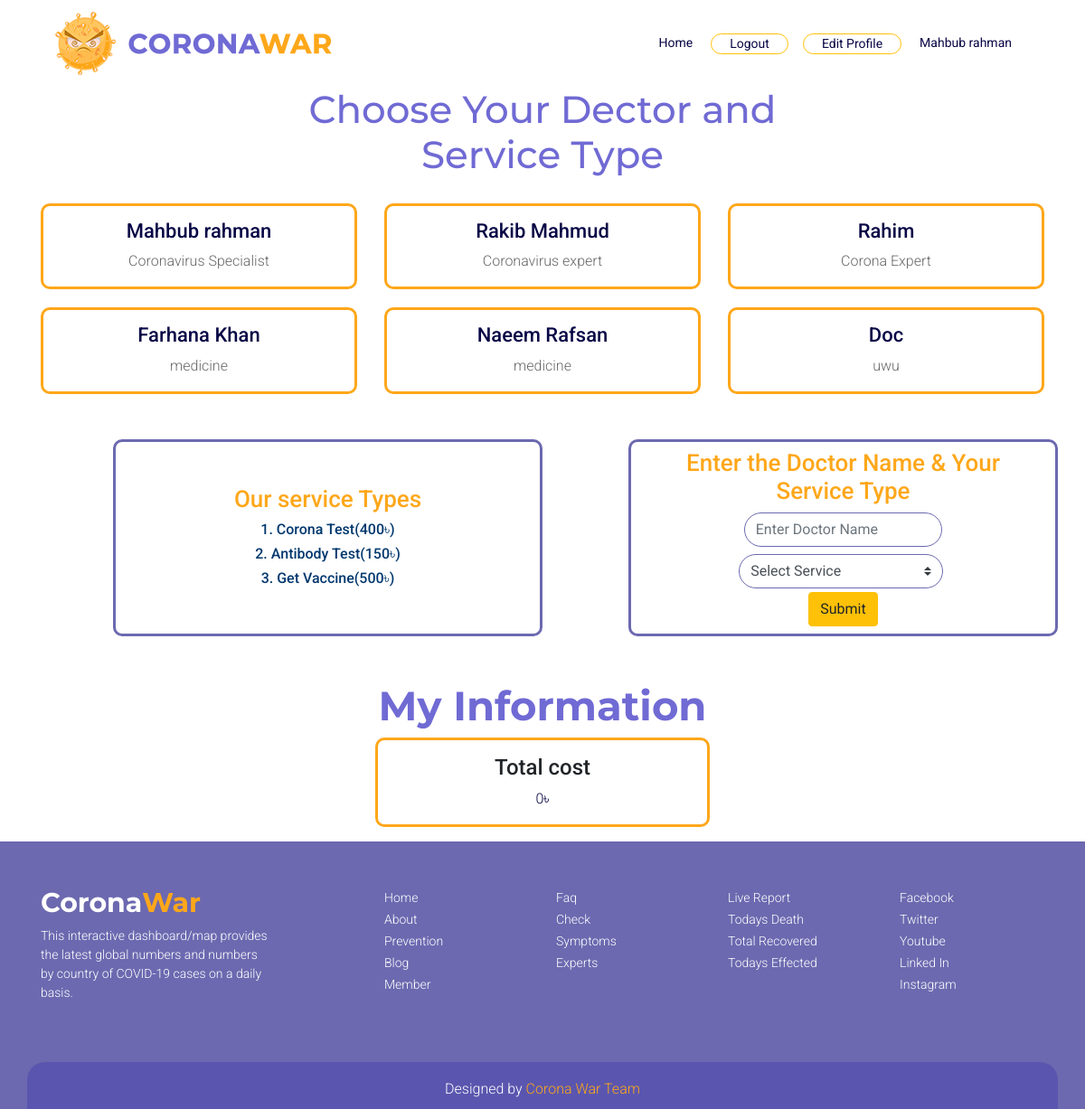
Page /patient.php (signed in) on the committed database.
### tables this page shows
CREATE TABLE `doctors` (
  `ID` int(11) NOT NULL,
  `NAME` varchar(255) NOT NULL,
  `TYPE` varchar(255) NOT NULL,
  `EMAIL` varchar(255) NOT NULL,
  `PASS` int(11) NOT NULL
);

### patient.php (the view, shortened to what this page needs)
<?php
include("dataconfig.php");
$selectsql="SELECT * FROM doctors";
$conn->query($selectsql);
$result_doc=$conn->query($selectsql);
$sum=0;
?>
<!DOCTYPE html>
<html lang="en">
<head>
	<link rel="stylesheet" href="fontawesome/css/all.css">
	<link rel="stylesheet" href="css/bootstrap.css">
	<link rel="stylesheet" href="css/patient.css">
	<link rel="stylesheet" href="css/media.css">
</head>
<body>
	<header>
		<div class="container">
      <nav class="navbar navbar-expand-lg navbar-light">
        <a class="navbar-brand l_img" href="index.php">
          <img class="img-fluid" src="images/logo.png" alt="logo">
        </a>
        <div class="collapse navbar-collapse menu" id="navbarNav">
          <ul class="navbar-nav ml-auto">
            <li class="nav-item active">
              <a class="nav-link" href="index.php">Home</a>
            </li>
            <li class="nav-item border rounded-pill border-warning float-left">
              <a class="nav-link" href="logout.php">Logout</a>
            </li>
            <li class="nav-item border rounded-pill border-warning float-left ml-3">
              <a class="nav-link" href="patientEditProfile.php" >Edit Profile</a>
            </li>
            <li class="nav-item float-left">
              <a class="nav-link" href="#">
                <?php
                echo isset($_SESSION['username'])?$_SESSION['username']:"";
                ?>
              </a>
            </li>
          </ul>
        </div>
      </nav>
    </div>
  </header>
  <section class="meet" id="experts">
    <div class="container">
      <div class="row">
        <div class="offset-lg-3 col-lg-6 offset-md-3 col-md-8 text-center meet_title">
          <h1 class="custom_h1">Choose Your Dector and Service Type</h1>
        </div>
      </div>
      <div class="row">
        <?php while ($doctor=$result_doc->fetch_assoc()) {?>
          <div class="col-md-4 col-12 text-center c_padding">
            <div class="meet_content" >
                <h3><?php echo $doctor['NAME'];?></h3>
                <p><?php echo $doctor['TYPE'];?></p>
              </div>
          </div>
          <?php }?>
        </div>
        <div class="row">
          <div class="offset-1 col-md-5 col-12 text-center service_content">
            <div class="mt-5">
              <h3>Our service Types</h3>
            </div>
            <div>
              <h6>1. Corona Test(400৳)</h6>
              <h6>2. Antibody Test(150৳)</h6>
              <h6>3. Get Vaccine(500৳)</h6>
            </div>
          </div>
          <div class="offset-1 col-md-5 col-12 text-center service_content">
            <div class="mt-2">
              <h3>Enter the Doctor Name & Your Service Type</h3>
            </div>
            <div>
              <form action=" <?php echo $_SERVER['PHP_SELF'];?> " method="post">
                <input type="name" class="offset-3 form-control col-md-6 mt-2 c_form_control" name="dd_name" id="dd_name" aria-describedby="dd_name" placeholder="Enter Doctor Name" required>
                <div class="offset-2 col-md-7 mt-2">
                  <select name="test_type" id="test_type" class="custom-select ml-3 c_form_control">
                    <option selected>Select Service</option>
                  </select>
                </div>
                <button type="submit" name="add_info" class="btn btn-warning radious mt-1 mb-2">Submit</button>
              </form>
            </div>
          </div>
        </div>
      </div>
    </section>
    <section class="container">
      <div class="row">
        <div class="col-md-12">
          <h1 class="offset-lg-3 col-lg-6 offset-md-3 col-md-8 text-center meet_title custom_h1">My Information</h1>
        </div>
            </div>
            <div class="offset-4 mb-3 col-md-4 text-center p_list">
              <h4 class="offset-lg-3 mt-3 col-lg-6 offset-md-3 col-md-8  meet_title custom_h4">Total cost</h4>
              <p class="custom_p"><?php echo $sum; ?>৳</p>
            </div>
          </section>
          <footer>
            <div class="container">
              <div class="row" style="padding-bottom: 50px;">
                <div class="col-lg-3 col-sm-12 col-12 coronawar">
                  <h3>Corona<span>War</span></h3>
                  <p>This interactive dashboard/map provides the latest global numbers and numbers by country of COVID-19 cases on a daily basis.</p>
                </div>
                <div class="offset-lg-1 col-lg-1 offset-md-2 col-md-1 offset-sm-2  col-sm-2 offset-1 col-5 f_contact">
                  <ul class="list-unstyled">
                    <li><a href="#home">Home</a></li>
                    <li><a href="#about">About</a></li>
                    <li><a href="#prenention">Prevention</a></li>
                    <li><a href="#blog">Blog</a></li>
                    <li><a href="#">Member</a></li>
                  </ul>
                </div>
                <div class="offset-md-1 col-md-1 offset-md-1 col-md-1 offset-sm-0 col-sm-2 offset-1 col-4 f_contact">
                  <ul class="list-unstyled">
                    <li><a href="#faq">Faq</a></li>
                    <li><a href="#">Check Symptoms</a></li>
                    <li><a href="index.php">Experts</a></li>
                  </ul>
                </div>
                <div class="offset-lg-1 col-lg-2 offset-md-1 col-md-3 offset-sm-0  col-sm-3 offset-1 col-5 f_contact">
                  <ul class="list-unstyled">
                    <li><a href="index.php">Live Report</a></li>
                    <li><a href="index.php">Todays Death</a></li>
                    <li><a href="index.php">Total Recovered</a></li>
                    <li><a href="index.php">Todays Effected</a></li>
                  </ul>
                </div>
                <div class="offset-lg-0 col-lg-1 offset-md-0 col-md-2 offset-sm-0  col-sm-2 offset-1  col-4 f_contact">
                  <ul class="list-unstyled">
                    <li><a href="#">Facebook</a></li>
                    <li><a href="#">Twitter</a></li>
                    <li><a href="#">Youtube</a></li>
                    <li><a href="#">Linked In</a></li>
                    <li><a href="#">Instagram</a></li>
                  </ul>
                </div>
              </div>
              <div class="row designed">
                <div class="col-12">
                  <h2>Designed by <a href="#" target="_blank">Corona War Team</a></h2>
                </div>
              </div>
            </div>
          </footer>
        </body>
        </html>

### css/patient.css (style rules this page uses)
body { font-family: 'Roboto', sans-serif; }
.menu ul li a { font-size: 14px; color: #080746 !important; padding: 0 20px !important; transition: 1s; }
.meet { padding-bottom: 50px; }
.c_padding { padding-top: 70px; }
.meet_title h1 { font-weight: 500; font-size: 42px; color: #706ad4; }
.meet_content { background-color: #ffffff; position: relative; margin-top: -50px; border-radius: 10px; border: 3px solid #fea71a; }
.meet_content h3 { font-weight: 500; font-size: 22px; color: #080746; padding-top: 15px; }
.meet_content p { font-weight: 300; font-size: 16px; color: #666666; }
.service_content { background-color: #ffffff; position: relative; margin-top: 50px; border-radius: 10px; border: 3px solid #6C69B0; }
.service_content h3 { font-weight: 500; font-size: 26px; color: #fea71a; }
.service_content h6 { font-weight: 500; font-size: 16px; color: #01386e; }
.c_form_control { border-radius: 20px; border: 1px solid #6c69b0; }
.custom_h1 { font-family: 'Montserrat', sans-serif; font-weight: 700; font-size: 45px; color: #706ad4; }
.p_list { background-color: #ffffff; position: relative; margin-top: 0; border-radius: 10px; border: 3px solid #fea71a; }
.custom_p { font-weight: 300; font-size: 16px; color: #080746; }
footer { background-color: #6c69b0; padding-top: 50px; }
.coronawar h3 { font-family: 'Montserrat', sans-serif; font-weight: 700; font-size: 30px; color: #ffffff; }
.coronawar h3 span { color: #fea71a; }
.coronawar p { font-weight: 300; font-size: 14px; color: #ffffff; }
.f_contact ul li a { font-weight: 300; font-size: 14px; color: #ffffff; text-decoration: none; transition: 1s; }
.designed { background-color: #5a56af; padding: 20px 0 5px 0px; border-top-left-radius: 20px; border-top-right-radius: 20px; }
.designed h2 { font-weight: 300; font-size: 16px; color: #ffffff; text-align: center; }
.designed h2 a { color: #fea71a; text-decoration: none; transition: 1s; }

### rows in the picture
doctors: NAME "Mahbub rahman", TYPE "Coronavirus Specialist"
doctors: NAME "Rakib Mahmud", TYPE "Coronavirus expert"
doctors: NAME "Rahim", TYPE "Corona Expert"
doctors: NAME "Farhana Khan", TYPE "medicine"
doctors: NAME "Naeem Rafsan", TYPE "medicine"
doctors: NAME "Doc", TYPE "uwu"

### other values in the picture
$_SESSION['username'] "Mahbub rahman"
$sum "0"
